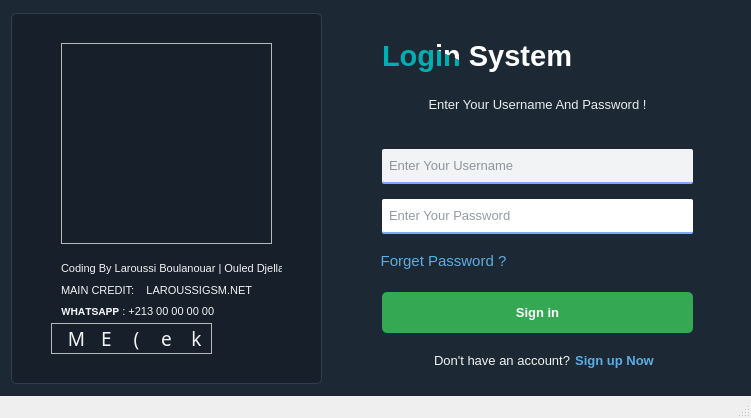
<?xml version="1.0" encoding="UTF-8"?>
<ui version="4.0">
 <class>MainWindow</class>
 <widget class="QMainWindow" name="MainWindow">
  <property name="geometry">
   <rect>
    <x>0</x>
    <y>0</y>
    <width>751</width>
    <height>418</height>
   </rect>
  </property>
  <property name="sizePolicy">
   <sizepolicy hsizetype="Fixed" vsizetype="Fixed">
    <horstretch>0</horstretch>
    <verstretch>0</verstretch>
   </sizepolicy>
  </property>
  <property name="minimumSize">
   <size>
    <width>751</width>
    <height>418</height>
   </size>
  </property>
  <property name="maximumSize">
   <size>
    <width>751</width>
    <height>418</height>
   </size>
  </property>
  <property name="windowTitle">
   <string>Inventory Laroussi Management System | https://laroussigsm.net/</string>
  </property>
  <property name="windowIcon">
   <iconset resource="images_rc.qrc">
    <normaloff>:/images/Images/trolley.png</normaloff>:/images/Images/trolley.png</iconset>
  </property>
  <property name="styleSheet">
   <string notr="true"/>
  </property>
  <widget class="QWidget" name="centralwidget">
   <widget class="QFrame" name="Container">
    <property name="geometry">
     <rect>
      <x>-8</x>
      <y>-7</y>
      <width>781</width>
      <height>411</height>
     </rect>
    </property>
    <property name="sizePolicy">
     <sizepolicy hsizetype="Fixed" vsizetype="Fixed">
      <horstretch>0</horstretch>
      <verstretch>0</verstretch>
     </sizepolicy>
    </property>
    <property name="styleSheet">
     <string notr="true">QFrame#Container{
background-color: rgb(28, 40, 51);
border-radius:5px;
}</string>
    </property>
    <property name="frameShape">
     <enum>QFrame::StyledPanel</enum>
    </property>
    <property name="frameShadow">
     <enum>QFrame::Plain</enum>
    </property>
    <widget class="QGroupBox" name="groupBox_left">
     <property name="geometry">
      <rect>
       <x>19</x>
       <y>20</y>
       <width>311</width>
       <height>371</height>
      </rect>
     </property>
     <property name="autoFillBackground">
      <bool>false</bool>
     </property>
     <property name="styleSheet">
      <string notr="true">QGroupBox#groupBox_left{
border-radius:5px;
border:1px solid #2C3E50;
background-color: rgb(23, 32, 42);
}</string>
     </property>
     <property name="title">
      <string/>
     </property>
     <widget class="QFrame" name="frame_3">
      <property name="geometry">
       <rect>
        <x>50</x>
        <y>30</y>
        <width>211</width>
        <height>201</height>
       </rect>
      </property>
      <property name="styleSheet">
       <string notr="true">background-image: url(:/images/Images/login.png);</string>
      </property>
      <property name="frameShape">
       <enum>QFrame::StyledPanel</enum>
      </property>
      <property name="frameShadow">
       <enum>QFrame::Raised</enum>
      </property>
     </widget>
     <widget class="QFrame" name="frame_5">
      <property name="geometry">
       <rect>
        <x>40</x>
        <y>310</y>
        <width>161</width>
        <height>31</height>
       </rect>
      </property>
      <property name="styleSheet">
       <string notr="true">background-color: none;</string>
      </property>
      <property name="frameShape">
       <enum>QFrame::StyledPanel</enum>
      </property>
      <property name="frameShadow">
       <enum>QFrame::Raised</enum>
      </property>
      <widget class="QPushButton" name="Telegram_Button">
       <property name="geometry">
        <rect>
         <x>70</x>
         <y>0</y>
         <width>31</width>
         <height>31</height>
        </rect>
       </property>
       <property name="font">
        <font>
         <family>Social Media Circled</family>
         <pointsize>14</pointsize>
        </font>
       </property>
       <property name="cursor">
        <cursorShape>PointingHandCursor</cursorShape>
       </property>
       <property name="styleSheet">
        <string notr="true">QPushButton{
   color: rgb( 242, 243, 244);
   border:0;
}
QPushButton::pressed{
	padding-left:5px;
	padding-top: 3px;
}</string>
       </property>
       <property name="text">
        <string>(</string>
       </property>
      </widget>
      <widget class="QPushButton" name="WordPress_Button">
       <property name="geometry">
        <rect>
         <x>100</x>
         <y>0</y>
         <width>31</width>
         <height>31</height>
        </rect>
       </property>
       <property name="font">
        <font>
         <family>Social Media Circled</family>
         <pointsize>14</pointsize>
        </font>
       </property>
       <property name="cursor">
        <cursorShape>PointingHandCursor</cursorShape>
       </property>
       <property name="styleSheet">
        <string notr="true">QPushButton{
   color: rgb(242, 243, 244);
   border:0;
}
QPushButton::pressed{
	padding-left:5px;
	padding-top: 3px;
}</string>
       </property>
       <property name="text">
        <string>e</string>
       </property>
      </widget>
      <widget class="QPushButton" name="Youtube_Button">
       <property name="geometry">
        <rect>
         <x>10</x>
         <y>0</y>
         <width>31</width>
         <height>31</height>
        </rect>
       </property>
       <property name="font">
        <font>
         <family>Social Media Circled</family>
         <pointsize>14</pointsize>
        </font>
       </property>
       <property name="cursor">
        <cursorShape>PointingHandCursor</cursorShape>
       </property>
       <property name="styleSheet">
        <string notr="true">QPushButton{
   color: rgb(242, 243, 244);
   border:0;
}
QPushButton::pressed{
	padding-left:5px;
	padding-top: 3px;
}</string>
       </property>
       <property name="text">
        <string>M</string>
       </property>
      </widget>
      <widget class="QPushButton" name="Mail_Button">
       <property name="geometry">
        <rect>
         <x>130</x>
         <y>0</y>
         <width>31</width>
         <height>31</height>
        </rect>
       </property>
       <property name="font">
        <font>
         <family>Social Media Circled</family>
         <pointsize>14</pointsize>
        </font>
       </property>
       <property name="cursor">
        <cursorShape>PointingHandCursor</cursorShape>
       </property>
       <property name="styleSheet">
        <string notr="true">QPushButton{
   color: rgb(242, 243, 244);
   border:0;
}
QPushButton::pressed{
	padding-left:5px;
	padding-top: 3px;
}</string>
       </property>
       <property name="text">
        <string>k</string>
       </property>
      </widget>
      <widget class="QPushButton" name="Facebook_Button">
       <property name="geometry">
        <rect>
         <x>40</x>
         <y>0</y>
         <width>31</width>
         <height>31</height>
        </rect>
       </property>
       <property name="font">
        <font>
         <family>Social Media Circled</family>
         <pointsize>14</pointsize>
        </font>
       </property>
       <property name="cursor">
        <cursorShape>PointingHandCursor</cursorShape>
       </property>
       <property name="styleSheet">
        <string notr="true">QPushButton{
   color: rgb(242, 243, 244);
   border:0;
}
QPushButton::pressed{
	padding-left:5px;
	padding-top: 3px;
}</string>
       </property>
       <property name="text">
        <string>E</string>
       </property>
      </widget>
     </widget>
     <widget class="QFrame" name="frame_info">
      <property name="geometry">
       <rect>
        <x>40</x>
        <y>240</y>
        <width>241</width>
        <height>81</height>
       </rect>
      </property>
      <property name="styleSheet">
       <string notr="true">QFrame#frame_info{
border-radius:5px;
background-color:0;
}</string>
      </property>
      <property name="frameShape">
       <enum>QFrame::StyledPanel</enum>
      </property>
      <property name="frameShadow">
       <enum>QFrame::Raised</enum>
      </property>
      <widget class="QLabel" name="label_6">
       <property name="geometry">
        <rect>
         <x>10</x>
         <y>48</y>
         <width>211</width>
         <height>21</height>
        </rect>
       </property>
       <property name="font">
        <font>
         <family>Yu Gothic UI</family>
         <pointsize>8</pointsize>
         <weight>50</weight>
         <bold>false</bold>
        </font>
       </property>
       <property name="styleSheet">
        <string notr="true">color: #F2F3F4;
background-color: 0;</string>
       </property>
       <property name="text">
        <string>𝗪𝗛𝗔𝗧𝗦𝗔𝗣𝗣 : +213 00 00 00 00</string>
       </property>
      </widget>
      <widget class="QLabel" name="label_5">
       <property name="geometry">
        <rect>
         <x>10</x>
         <y>27</y>
         <width>211</width>
         <height>21</height>
        </rect>
       </property>
       <property name="font">
        <font>
         <family>Yu Gothic UI</family>
         <pointsize>8</pointsize>
         <weight>50</weight>
         <bold>false</bold>
        </font>
       </property>
       <property name="styleSheet">
        <string notr="true">color: #F2F3F4;
background-color: 0;</string>
       </property>
       <property name="text">
        <string>MAIN CREDIT:    LAROUSSIGSM.NET</string>
       </property>
      </widget>
      <widget class="QLabel" name="label_4">
       <property name="geometry">
        <rect>
         <x>10</x>
         <y>5</y>
         <width>221</width>
         <height>21</height>
        </rect>
       </property>
       <property name="font">
        <font>
         <family>Yu Gothic UI</family>
         <pointsize>8</pointsize>
         <weight>50</weight>
         <bold>false</bold>
        </font>
       </property>
       <property name="styleSheet">
        <string notr="true">color: #F2F3F4;
background-color: 0;</string>
       </property>
       <property name="text">
        <string>Coding By Laroussi Boulanouar | Ouled Djellal </string>
       </property>
      </widget>
     </widget>
    </widget>
    <widget class="QFrame" name="frame_2">
     <property name="geometry">
      <rect>
       <x>330</x>
       <y>6</y>
       <width>416</width>
       <height>390</height>
      </rect>
     </property>
     <property name="styleSheet">
      <string notr="true">QFrame#frame_2{
border-radius:5px;
background-color: 0;
}</string>
     </property>
     <property name="frameShape">
      <enum>QFrame::StyledPanel</enum>
     </property>
     <property name="frameShadow">
      <enum>QFrame::Raised</enum>
     </property>
     <widget class="QLabel" name="label_2">
      <property name="geometry">
       <rect>
        <x>60</x>
        <y>26</y>
        <width>211</width>
        <height>61</height>
       </rect>
      </property>
      <property name="font">
       <font>
        <family>MS Shell Dlg 2</family>
        <pointsize>22</pointsize>
        <weight>75</weight>
        <bold>true</bold>
       </font>
      </property>
      <property name="styleSheet">
       <string notr="true">background-color: 0;
color: qlineargradient(spread:pad, x1:0.961, y1:0.091, x2:1, y2:0.00568182, stop:0.409091 rgba(0, 175, 178, 255), stop:1 rgba(255, 255, 255, 255));</string>
      </property>
      <property name="text">
       <string>Login System</string>
      </property>
     </widget>
     <widget class="QLabel" name="msg_label">
      <property name="geometry">
       <rect>
        <x>80</x>
        <y>90</y>
        <width>271</width>
        <height>31</height>
       </rect>
      </property>
      <property name="font">
       <font>
        <pointsize>10</pointsize>
        <stylestrategy>PreferDefault</stylestrategy>
        <kerning>true</kerning>
       </font>
      </property>
      <property name="styleSheet">
       <string notr="true">color:rgb(234, 236, 238);
background-color: 0;</string>
      </property>
      <property name="text">
       <string>Enter Your Username And Password !</string>
      </property>
      <property name="alignment">
       <set>Qt::AlignCenter</set>
      </property>
     </widget>
     <widget class="QPushButton" name="login_Btn">
      <property name="geometry">
       <rect>
        <x>60</x>
        <y>293</y>
        <width>311</width>
        <height>41</height>
       </rect>
      </property>
      <property name="font">
       <font>
        <pointsize>10</pointsize>
        <weight>75</weight>
        <bold>true</bold>
        <stylestrategy>PreferDefault</stylestrategy>
        <kerning>false</kerning>
       </font>
      </property>
      <property name="cursor">
       <cursorShape>PointingHandCursor</cursorShape>
      </property>
      <property name="contextMenuPolicy">
       <enum>Qt::NoContextMenu</enum>
      </property>
      <property name="toolTip">
       <string>Laroussi </string>
      </property>
      <property name="styleSheet">
       <string notr="true">QPushButton{
  background-color: rgb(52, 168, 83);
  color: rgb(255, 255, 255);
  border-radius: 5px;
}
QPushButton::pressed{
	padding-left:5px;
	padding-top: 3px;
	background-color: rgb(223, 160, 5);
}</string>
      </property>
      <property name="text">
       <string>Sign in</string>
      </property>
     </widget>
     <widget class="QLineEdit" name="login_username">
      <property name="geometry">
       <rect>
        <x>60</x>
        <y>150</y>
        <width>311</width>
        <height>35</height>
       </rect>
      </property>
      <property name="minimumSize">
       <size>
        <width>231</width>
        <height>0</height>
       </size>
      </property>
      <property name="font">
       <font>
        <pointsize>10</pointsize>
        <weight>50</weight>
        <bold>false</bold>
       </font>
      </property>
      <property name="acceptDrops">
       <bool>true</bool>
      </property>
      <property name="styleSheet">
       <string notr="true">background-color: rgb(242, 243, 244);
color: #273746 ;
border: none;
border-bottom: 2px solid rgb(125, 168, 255);
border-radius: 2px;
padding: 5px;
padding-left: 5px;</string>
      </property>
      <property name="frame">
       <bool>true</bool>
      </property>
      <property name="placeholderText">
       <string>Enter Your Username</string>
      </property>
     </widget>
     <widget class="QLineEdit" name="login_password">
      <property name="geometry">
       <rect>
        <x>60</x>
        <y>200</y>
        <width>311</width>
        <height>35</height>
       </rect>
      </property>
      <property name="minimumSize">
       <size>
        <width>231</width>
        <height>0</height>
       </size>
      </property>
      <property name="font">
       <font>
        <pointsize>10</pointsize>
       </font>
      </property>
      <property name="acceptDrops">
       <bool>true</bool>
      </property>
      <property name="styleSheet">
       <string notr="true">background-color: rgb(255, 255, 255);
color: #273746 ;
border: none;
border-bottom: 2px solid rgb(125, 168, 255);
border-radius: 2px;
padding: 5px;
padding-left: 5px;</string>
      </property>
      <property name="echoMode">
       <enum>QLineEdit::Password</enum>
      </property>
      <property name="placeholderText">
       <string>Enter Your Password</string>
      </property>
     </widget>
     <widget class="QLabel" name="label_7">
      <property name="geometry">
       <rect>
        <x>112</x>
        <y>351</y>
        <width>141</width>
        <height>21</height>
       </rect>
      </property>
      <property name="font">
       <font>
        <family>Yu Gothic UI</family>
        <pointsize>10</pointsize>
        <weight>50</weight>
        <bold>false</bold>
       </font>
      </property>
      <property name="styleSheet">
       <string notr="true">color: #F2F3F4;
background-color: 0;</string>
      </property>
      <property name="text">
       <string>Don't have an account?</string>
      </property>
     </widget>
     <widget class="QPushButton" name="SignUp_Button">
      <property name="geometry">
       <rect>
        <x>252</x>
        <y>350</y>
        <width>81</width>
        <height>23</height>
       </rect>
      </property>
      <property name="font">
       <font>
        <pointsize>10</pointsize>
        <weight>75</weight>
        <bold>true</bold>
       </font>
      </property>
      <property name="cursor">
       <cursorShape>PointingHandCursor</cursorShape>
      </property>
      <property name="styleSheet">
       <string notr="true">QPushButton{
  background-color: 0;
  color: rgb(93, 173, 226);
  border-radius: 5px;
}
QPushButton::pressed{
	padding-left:2px;
	padding-top: 1px;
}</string>
      </property>
      <property name="text">
       <string>Sign up Now</string>
      </property>
     </widget>
     <widget class="QPushButton" name="Show_pass">
      <property name="geometry">
       <rect>
        <x>330</x>
        <y>203</y>
        <width>28</width>
        <height>23</height>
       </rect>
      </property>
      <property name="cursor">
       <cursorShape>PointingHandCursor</cursorShape>
      </property>
      <property name="toolTip">
       <string>Show Password</string>
      </property>
      <property name="styleSheet">
       <string notr="true">QPushButton{
  background-color: 0;
  border-radius:0;
	background-image: url(:/images/Images/view.png);
}
QPushButton::pressed{
	padding-left:2px;
	padding-top: 1px;
}</string>
      </property>
      <property name="text">
       <string/>
      </property>
     </widget>
     <widget class="QPushButton" name="Hide_pass">
      <property name="geometry">
       <rect>
        <x>330</x>
        <y>203</y>
        <width>28</width>
        <height>23</height>
       </rect>
      </property>
      <property name="cursor">
       <cursorShape>PointingHandCursor</cursorShape>
      </property>
      <property name="toolTip">
       <string>Hide Password</string>
      </property>
      <property name="statusTip">
       <string/>
      </property>
      <property name="styleSheet">
       <string notr="true">QPushButton{
  background-color: 0;
  border-radius:0;
	background-image: url(:/images/Images/hidden.png);
}
QPushButton::pressed{
	padding-left:2px;
	padding-top: 1px;
}</string>
      </property>
      <property name="text">
       <string/>
      </property>
     </widget>
     <widget class="QPushButton" name="Forget_Pass_Button">
      <property name="geometry">
       <rect>
        <x>51</x>
        <y>250</y>
        <width>141</width>
        <height>23</height>
       </rect>
      </property>
      <property name="font">
       <font>
        <pointsize>11</pointsize>
        <weight>50</weight>
        <bold>false</bold>
       </font>
      </property>
      <property name="cursor">
       <cursorShape>PointingHandCursor</cursorShape>
      </property>
      <property name="styleSheet">
       <string notr="true">QPushButton{
  color: rgb(93, 173, 226);
	background-color:0;
border:0;
}
QPushButton::pressed{
	padding-left:2px;
	padding-top: 2px;
}</string>
      </property>
      <property name="text">
       <string>Forget Password ?</string>
      </property>
     </widget>
    </widget>
   </widget>
  </widget>
  <widget class="QStatusBar" name="Login_statusBar"/>
 </widget>
 <resources>
  <include location="images_rc.qrc"/>
 </resources>
 <connections/>
</ui>
